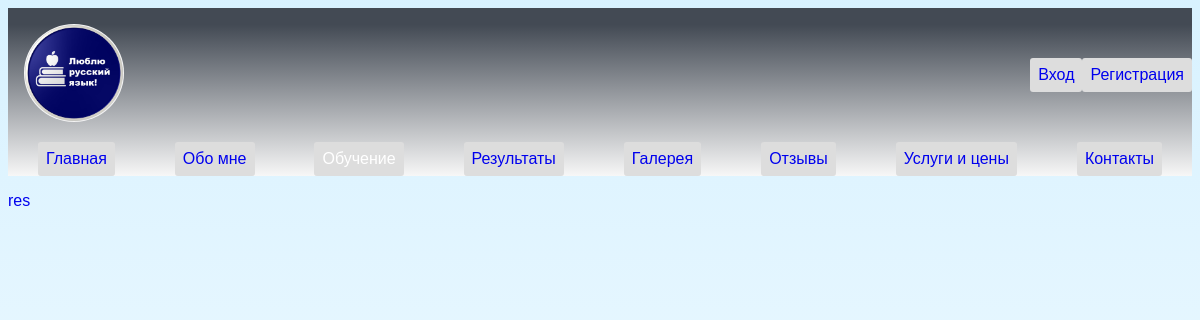
/advantages/, run on an earlier commit of the app's database.
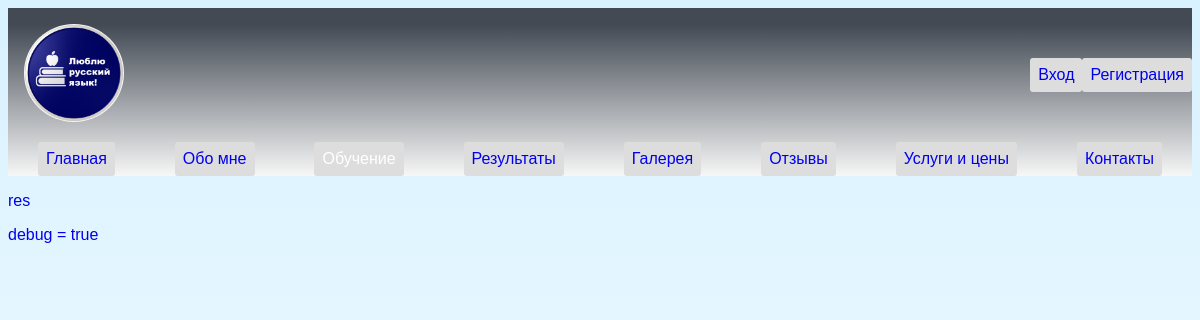
And on a later commit of the database.
### site_anna/models.py (models this page shows)
class Results(models.Model):
    name = models.TextField(max_length=20)
    pdf_file_results = models.FileField(
        upload_to="results_pdf/",
        blank=True,
        null=True,
        verbose_name="Путь/имя_файла   ",
    )
    created_at = models.DateTimeField(
        auto_now_add=True, verbose_name="Время загрузки файла "
    )
    class Meta:
        verbose_name = "Результат"
        verbose_name_plural = "Результаты"

### site_anna/views.py (the view)
# urls.py: path("advantages/", results, name="results"),
def results(request):
    results = Results.objects.all()
    return render(
        request, "results.html", {"flag": flag_user(request), "results": results}
    )

### site_anna/views.py (called while the page is built)
def flag_user(request):
    if request.user.is_authenticated:
        try:
            user = User.objects.get(pk=request.user.id)
            flag = 1 if user.on_the_list else 0
        except Exception as e:
            print(e)
    else:
        flag = 0
    return flag

### site_anna/templates/results.html (shortened to what this page needs)
{% extends 'main.html' %}
{% block content %}
  {% for res in results %}
    <p>
      <a href="{{ res.pdf_file_results.url }}">{{ res.name }}</a>
    </p>
  {% endfor %}
{% endblock %}

What changed in the data, as far as the page shows it:
added Results: name "debug = true"
